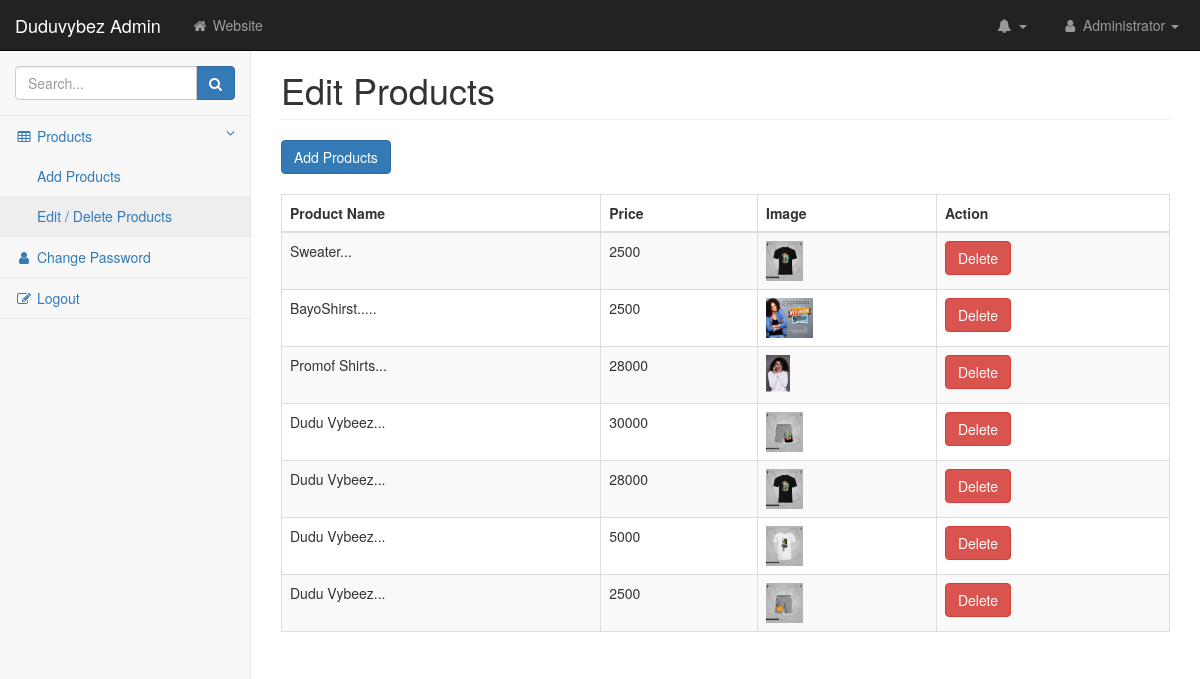
The page /admin/pages/edit-products.php on the database its author committed.
### tables this page shows
CREATE TABLE `products` (
  `id` int(11) NOT NULL,
  `product_name` varchar(100) NOT NULL,
  `price` varchar(20) DEFAULT NULL,
  `filename` varchar(100) DEFAULT NULL
);

### admin/pages/edit-products.php (the view, shortened to what this page needs)
<?php
include('connect.php');
?>
<!DOCTYPE html>
<html lang="en">
    <head>
        <link href="../css/bootstrap.min.css" rel="stylesheet">
        <link href="../css/metisMenu.min.css" rel="stylesheet">
        <link href="../css/startmin.css" rel="stylesheet">
        <link href="../css/font-awesome.min.css" rel="stylesheet" type="text/css">
    </head>
    <body>
        <div id="wrapper">
     <?php include('nav.php'); ?>
            <div id="page-wrapper">
                <div class="container-fluid">
                    <div class="row">
                        <div class="col-lg-12">
                            <h1 class="page-header">Edit Products</h1>
                        </div>
                    </div>
<div class="row">
    <div class="col-lg-12">
       <a href="add-products.php" class="btn btn-primary">Add Products</a>  <br><br>
    </div>
</div>
<div class="row">
    <div class="col-lg-12">
    <table class="table table-striped table-bordered table-hover" id="dataTables-example">
                                            <thead>
                                                <tr>
                                                    <th>Product Name</th>
                                                    <th>Price</th>
                                                    <th>Image </th>
                                                    <th>Action</th>
                                                </tr>
                                            </thead>
                                            <tbody>
<?php
                $query = "select * from products order by id desc";
                $result = mysqli_query($conn, $query);
                $num_rows = mysqli_num_rows($result);
                for($i=0; $i<$num_rows; $i++)
                {
                    $row = mysqli_fetch_array($result);
                    ?>
                             <tr class="odd gradeX">
                              <td><?php echo substr(strip_tags($row['product_name']),0,40); ?>...</td>
                              <td><?php echo $row['price']; ?></td>
                               <td><img src="uploads/cover/<?php echo $row['filename']; ?>" style="height:40px;"></td>
                                <td class="center"> <a href="del-products.php?id=<?php echo $row['id']; ?>" class="btn btn-danger" onclick="return confirm('Are you sure you want to delete this?');">Delete</a> </td>
                                                </tr>
                <?php } ?>
                                            </tbody>
                                        </table>
    </div>
</div>
                </div>
            </div>
        </div>
    </body>
</html>

### admin/pages/nav.php (shortened to what this page needs)
<nav class="navbar navbar-inverse navbar-fixed-top" role="navigation">
                <div class="navbar-header">
                    <a class="navbar-brand" href="#">Duduvybez  Admin</a>
                </div>
                <ul class="nav navbar-nav navbar-left navbar-top-links">
                    <li><a href="#"><i class="fa fa-home fa-fw"></i> Website</a></li>
                </ul>
                <ul class="nav navbar-right navbar-top-links">
                    <li class="dropdown navbar-inverse">
                        <a class="dropdown-toggle" data-toggle="dropdown" href="#">
                            <i class="fa fa-bell fa-fw"></i> <b class="caret"></b>
                        </a>
                    </li>
                    <li class="dropdown">
                        <a class="dropdown-toggle" data-toggle="dropdown" href="#">
                            <i class="fa fa-user fa-fw"></i> Administrator <b class="caret"></b>
                        </a>
                    </li>
                </ul>
                  <div class="navbar-default sidebar" role="navigation">
                    <div class="sidebar-nav navbar-collapse">
                        <ul class="nav" id="side-menu">
                            <li class="sidebar-search">
                                <div class="input-group custom-search-form">
                                    <input type="text" class="form-control" placeholder="Search...">
                                    <span class="input-group-btn">
                                        <button class="btn btn-primary" type="button">
                                            <i class="fa fa-search"></i>
                                        </button>
                                </span>
                                </div>
                            </li>
                            <li>
                                <a href="#"><i class="fa fa-table fa-fw"></i> Products<span class="fa arrow"></span></a>
                                <ul class="nav nav-second-level">
                                    <li>
                                        <a href="add-products.php">Add Products</a>
                                    </li>
                                    <li>
                                        <a href="edit-products.php">Edit / Delete Products</a>
                                    </li>
                                </ul>
                            </li>
                            <li>
                                <a href="password.php"><i class="fa fa-user fa-fw"></i> Change Password</a>
                            </li>
                            <li>
                                <a href="login.php"><i class="fa fa-edit fa-fw"></i> Logout</a>
                            </li>
                        </ul>
                    </div>
                </div>
            </nav>

### admin/css/startmin.css (style rules this page uses)
body { background-color: #f8f8f8; }
#wrapper { width: 100%; }
#page-wrapper { padding-top: 30px; min-height: 568px; background-color: #fff; }
@media (min-width:768px) { #page-wrapper { position: inherit; margin-left: 250px; padding: 30px 15px 0 15px; border-left: 1px solid #e7e7e7; } }
.navbar-header { float: left; }
.navbar-left { float: left; }
.navbar-right { text-align: right; }
.navbar-top-links { margin: 0; }
.navbar-top-links li { display: inline-block; }
.navbar-top-links li:last-child { margin-right: 6px; }
.navbar-top-links li a { padding: 15px; min-height: 50px; }
.navbar-top-links>li>a { color: #999; }
.sidebar .sidebar-nav.navbar-collapse { padding-right: 0; padding-left: 0; }
.sidebar .sidebar-search { padding: 15px; }
.sidebar ul li { border-bottom: 1px solid #e7e7e7; }
.sidebar ul li a.active { background-color: #eee; }
.sidebar .arrow { float: right; }
.sidebar .fa.arrow:before { content: "\f104"; }
.sidebar .active>a>.fa.arrow:before { content: "\f107"; }
.sidebar .nav-second-level li, .sidebar .nav-third-level li { border-bottom: 0!important; }
.sidebar .nav-second-level li a { padding-left: 37px; }
@media (min-width:768px) { .sidebar { z-index: 1; position: absolute; width: 250px; margin-top: 51px; } }

### rows shown on the page
products: product_name "Sweater", price "2500", filename (picture)
products: product_name "BayoShirst..", price "2500", filename (picture)
products: product_name "Promof Shirts", price "28000", filename (picture)
products: product_name "Dudu Vybeez", price "30000", filename (picture)
products: product_name "Dudu Vybeez", price "28000", filename (picture)
products: product_name "Dudu Vybeez", price "5000", filename (picture)
products: product_name "Dudu Vybeez", price "2500", filename (picture)
